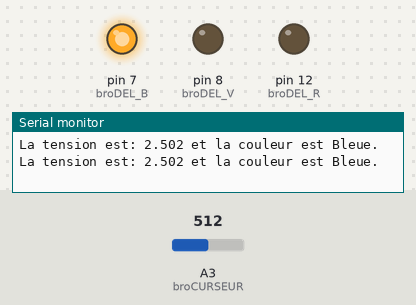
The sketch below on a simulated Arduino Uno, built with avr-gcc and run on an emulated ATmega328P. Shown: output pins drawn as LEDs (lit = HIGH), the last lines printed to the serial monitor. Inputs (shaded band) come from the test bench; at power-on: A3 (broCURSEUR) = 512.

Above: at 1.8 s.
1.9 s: A3 (broCURSEUR) set to 601
3.4 s: A3 (broCURSEUR) set to 629
At 4.7 s:
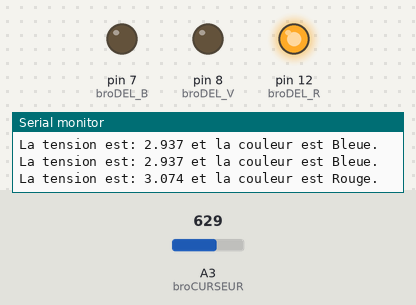
5.5 s: A3 (broCURSEUR) set to 122
At 6.3 s:
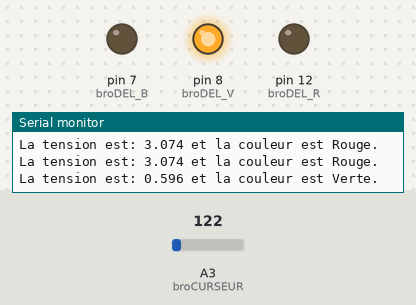
7.5 s: A3 (broCURSEUR) set to 194
9.2 s: A3 (broCURSEUR) set to 218
At 10.7 s:
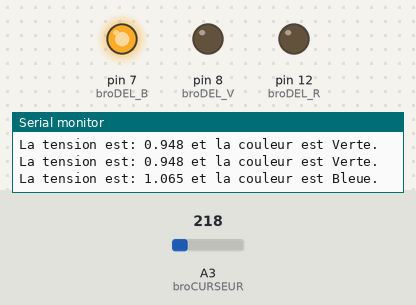
11.5 s: A3 (broCURSEUR) set to 0
At 12.3 s:
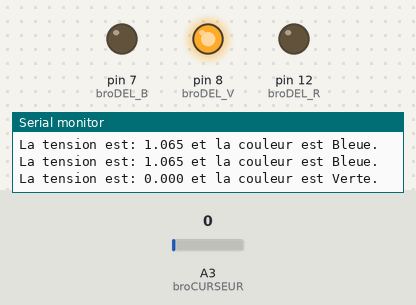
Timing chart, 0 to 14.5 s (numbered marks = the images above; inputs shaded):
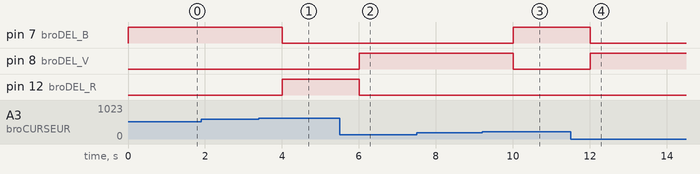

The sketch:

code3.ino
```cpp
// Étape 3

// Variables pour le potentiometre et la tension
int broCURSEUR = A3;
int potentiometre;
float tension = 0;

// Vatiables pour la DEL RGB
int broDEL_R = 12;
int broDEL_V = 8;
int broDEL_B = 7;

void setup()
{
   // Initialisation des broches de la DEL RGB
   pinMode(broDEL_R, OUTPUT);
   pinMode(broDEL_V, OUTPUT);
   pinMode(broDEL_B, OUTPUT);
   Serial.begin(9600);
}

void loop()
{
   potentiometre = analogRead(broCURSEUR);
   tension = potentiometre/1023.0*5.0;

   Serial.print( "La tension est: " );
   Serial.print( tension,3 );

   // Une différente couleur allume en fonction de la tension
   if (tension > 3.0)
   {
      // La DEL Rouge allume
      digitalWrite(broDEL_B, LOW);
      digitalWrite(broDEL_V, LOW);
      digitalWrite(broDEL_R, HIGH);
      Serial.println( " et la couleur est Rouge." );
   }
   else if (tension > 1.0)
   {
      // La DEL Bleue allume
      digitalWrite(broDEL_R, LOW);
      digitalWrite(broDEL_V, LOW);
      digitalWrite(broDEL_B, HIGH);
      Serial.println( " et la couleur est Bleue." );
   }
   else //(tension <= 1.0)
   {
      // La DEL Verte allume
      digitalWrite(broDEL_R, LOW);
      digitalWrite(broDEL_B, LOW);
      digitalWrite(broDEL_V, HIGH);
      Serial.println( " et la couleur est Verte." );
   }

   // on attends 1 secondes pour bien lire la tension
   // pour avoir le temps de bien vérifier la couleur
   delay(1000);
}
```

Measured:
- the behaviour switches between 613 and 614 on A3 (broCURSEUR) (found by bisection; images 0 and 1)
- the behaviour switches between 204 and 205 on A3 (broCURSEUR) (found by bisection; images 2 and 3)
- after the input at 3.4 s, pin 7 (broDEL_B): HIGH → LOW after 0.60 s; pin 12 (broDEL_R): LOW → HIGH after 0.60 s
- after the input at 5.5 s, pin 8 (broDEL_V): LOW → HIGH after 0.51 s; pin 12 (broDEL_R): HIGH → LOW after 0.51 s
- after the input at 9.2 s, pin 7 (broDEL_B): LOW → HIGH after 0.81 s; pin 8 (broDEL_V): HIGH → LOW after 0.81 s
- after the input at 11.5 s, pin 7 (broDEL_B): HIGH → LOW after 0.51 s; pin 8 (broDEL_V): LOW → HIGH after 0.51 s
